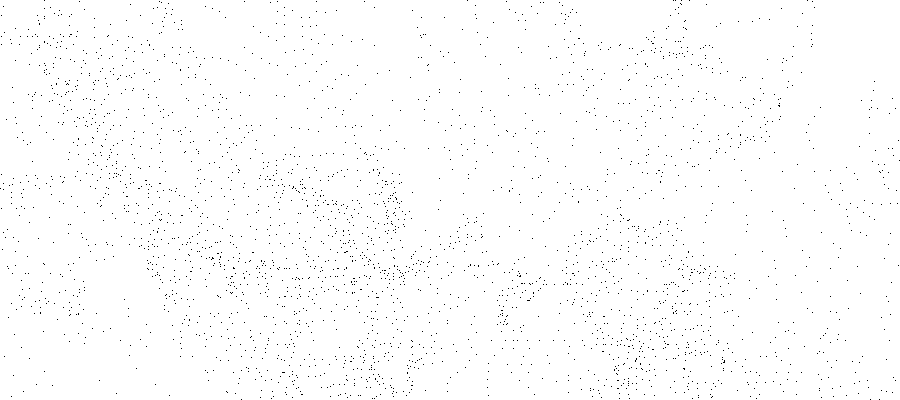
Frame 1 (no input)
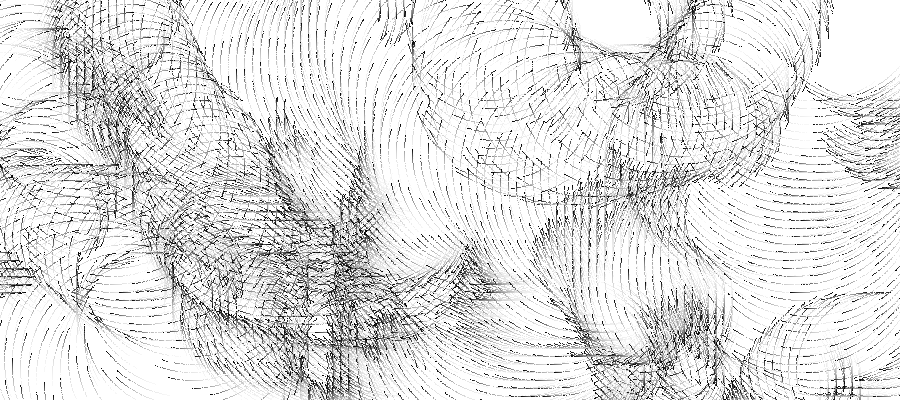
Frame 60 (the mouse pressed at the canvas centre just before this capture)
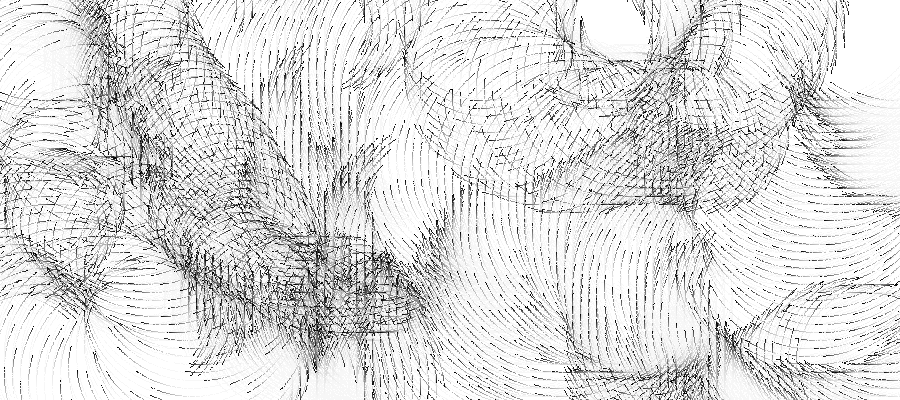
Frame 120 (the mouse held since frame 60 and released just before this capture)

The Processing sketch that drew these frames (run headless with seeded random() and noise(); from frame 60 on, the mouse is pressed at the canvas centre):

// Processing sketch: processing_169662
// ── processing_169662.pde

// Fake Particles
// Levente Sandor, 2013

float b = 0;

void setup() {
  size(900, 400);
  background(255);
  fill(255, 15);
  noSmooth();
}

void draw() {
  noStroke();  
  rect(0, 0, width, height);

  stroke(0);  
  for (int x = 0; x < width; x += 8) {
    for (int y = 0; y < height; y += 8) {
      float a = 4 * noise(x / 300.0, y / 300.0) * TWO_PI + b;
      point(x + 100 * cos(a), y + 100 * sin(a));
    }
  }

  b += 0.01;
}
